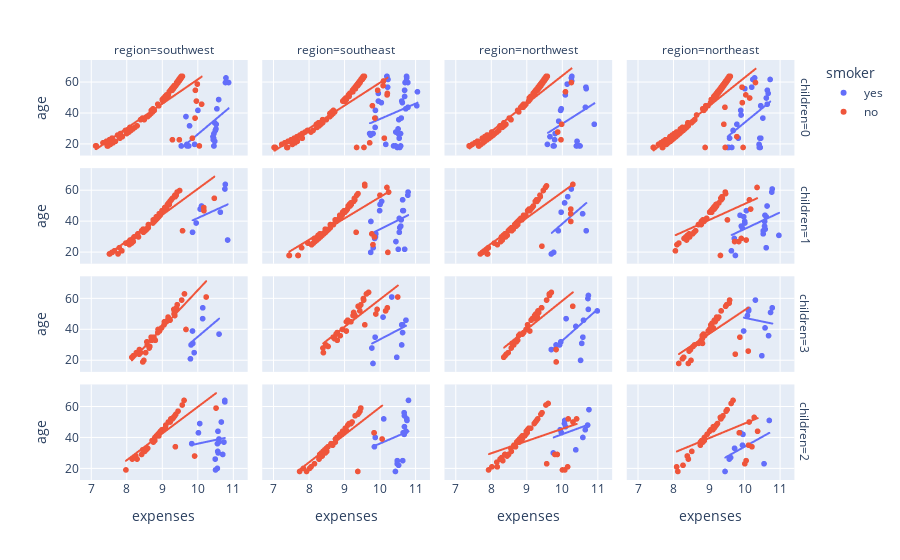

The code cell stored with this chart in its notebook:
### Markdown cell above
# Multivariate analysis

### Code cell
px.scatter(data,
           x='expenses',y='age', 
           facet_row='children',   # add facet layers
           facet_col='region',
           color='smoker',
           trendline='ols')
